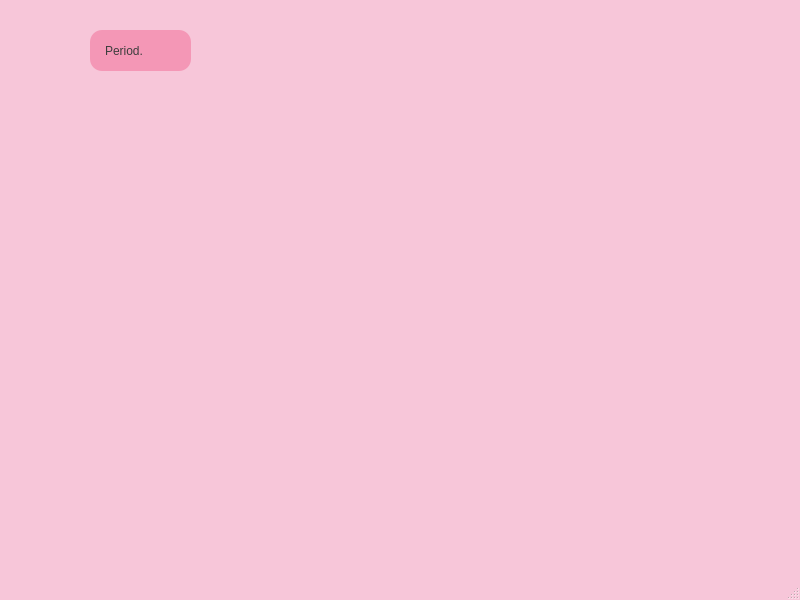
<?xml version="1.0" encoding="UTF-8"?>
<ui version="4.0">
 <class>Dashboard</class>
 <widget class="QMainWindow" name="Dashboard">
  <property name="geometry">
   <rect>
    <x>0</x>
    <y>0</y>
    <width>800</width>
    <height>600</height>
   </rect>
  </property>
  <property name="palette">
   <palette>
    <active>
     <colorrole role="Window">
      <brush brushstyle="SolidPattern">
       <color alpha="255">
        <red>247</red>
        <green>198</green>
        <blue>217</blue>
       </color>
      </brush>
     </colorrole>
    </active>
    <inactive>
     <colorrole role="Window">
      <brush brushstyle="SolidPattern">
       <color alpha="255">
        <red>247</red>
        <green>198</green>
        <blue>217</blue>
       </color>
      </brush>
     </colorrole>
    </inactive>
    <disabled>
     <colorrole role="Base">
      <brush brushstyle="SolidPattern">
       <color alpha="255">
        <red>247</red>
        <green>198</green>
        <blue>217</blue>
       </color>
      </brush>
     </colorrole>
     <colorrole role="Window">
      <brush brushstyle="SolidPattern">
       <color alpha="255">
        <red>247</red>
        <green>198</green>
        <blue>217</blue>
       </color>
      </brush>
     </colorrole>
    </disabled>
   </palette>
  </property>
  <property name="windowTitle">
   <string>MainWindow</string>
  </property>
  <widget class="QWidget" name="centralwidget">
   <widget class="QLabel" name="label">
    <property name="geometry">
     <rect>
      <x>90</x>
      <y>30</y>
      <width>101</width>
      <height>41</height>
     </rect>
    </property>
    <property name="palette">
     <palette>
      <active>
       <colorrole role="WindowText">
        <brush brushstyle="SolidPattern">
         <color alpha="255">
          <red>61</red>
          <green>61</green>
          <blue>61</blue>
         </color>
        </brush>
       </colorrole>
       <colorrole role="Button">
        <brush brushstyle="SolidPattern">
         <color alpha="255">
          <red>244</red>
          <green>151</green>
          <blue>182</blue>
         </color>
        </brush>
       </colorrole>
       <colorrole role="Text">
        <brush brushstyle="SolidPattern">
         <color alpha="255">
          <red>61</red>
          <green>61</green>
          <blue>61</blue>
         </color>
        </brush>
       </colorrole>
       <colorrole role="ButtonText">
        <brush brushstyle="SolidPattern">
         <color alpha="255">
          <red>61</red>
          <green>61</green>
          <blue>61</blue>
         </color>
        </brush>
       </colorrole>
       <colorrole role="Base">
        <brush brushstyle="SolidPattern">
         <color alpha="255">
          <red>244</red>
          <green>151</green>
          <blue>182</blue>
         </color>
        </brush>
       </colorrole>
       <colorrole role="Window">
        <brush brushstyle="SolidPattern">
         <color alpha="255">
          <red>244</red>
          <green>151</green>
          <blue>182</blue>
         </color>
        </brush>
       </colorrole>
       <colorrole role="PlaceholderText">
        <brush brushstyle="SolidPattern">
         <color alpha="128">
          <red>61</red>
          <green>61</green>
          <blue>61</blue>
         </color>
        </brush>
       </colorrole>
      </active>
      <inactive>
       <colorrole role="WindowText">
        <brush brushstyle="SolidPattern">
         <color alpha="255">
          <red>61</red>
          <green>61</green>
          <blue>61</blue>
         </color>
        </brush>
       </colorrole>
       <colorrole role="Button">
        <brush brushstyle="SolidPattern">
         <color alpha="255">
          <red>244</red>
          <green>151</green>
          <blue>182</blue>
         </color>
        </brush>
       </colorrole>
       <colorrole role="Text">
        <brush brushstyle="SolidPattern">
         <color alpha="255">
          <red>61</red>
          <green>61</green>
          <blue>61</blue>
         </color>
        </brush>
       </colorrole>
       <colorrole role="ButtonText">
        <brush brushstyle="SolidPattern">
         <color alpha="255">
          <red>61</red>
          <green>61</green>
          <blue>61</blue>
         </color>
        </brush>
       </colorrole>
       <colorrole role="Base">
        <brush brushstyle="SolidPattern">
         <color alpha="255">
          <red>244</red>
          <green>151</green>
          <blue>182</blue>
         </color>
        </brush>
       </colorrole>
       <colorrole role="Window">
        <brush brushstyle="SolidPattern">
         <color alpha="255">
          <red>244</red>
          <green>151</green>
          <blue>182</blue>
         </color>
        </brush>
       </colorrole>
       <colorrole role="PlaceholderText">
        <brush brushstyle="SolidPattern">
         <color alpha="128">
          <red>61</red>
          <green>61</green>
          <blue>61</blue>
         </color>
        </brush>
       </colorrole>
      </inactive>
      <disabled>
       <colorrole role="WindowText">
        <brush brushstyle="SolidPattern">
         <color alpha="255">
          <red>61</red>
          <green>61</green>
          <blue>61</blue>
         </color>
        </brush>
       </colorrole>
       <colorrole role="Button">
        <brush brushstyle="SolidPattern">
         <color alpha="255">
          <red>244</red>
          <green>151</green>
          <blue>182</blue>
         </color>
        </brush>
       </colorrole>
       <colorrole role="Text">
        <brush brushstyle="SolidPattern">
         <color alpha="255">
          <red>61</red>
          <green>61</green>
          <blue>61</blue>
         </color>
        </brush>
       </colorrole>
       <colorrole role="ButtonText">
        <brush brushstyle="SolidPattern">
         <color alpha="255">
          <red>61</red>
          <green>61</green>
          <blue>61</blue>
         </color>
        </brush>
       </colorrole>
       <colorrole role="Base">
        <brush brushstyle="SolidPattern">
         <color alpha="255">
          <red>244</red>
          <green>151</green>
          <blue>182</blue>
         </color>
        </brush>
       </colorrole>
       <colorrole role="Window">
        <brush brushstyle="SolidPattern">
         <color alpha="255">
          <red>244</red>
          <green>151</green>
          <blue>182</blue>
         </color>
        </brush>
       </colorrole>
       <colorrole role="PlaceholderText">
        <brush brushstyle="SolidPattern">
         <color alpha="128">
          <red>61</red>
          <green>61</green>
          <blue>61</blue>
         </color>
        </brush>
       </colorrole>
      </disabled>
     </palette>
    </property>
    <property name="styleSheet">
     <string notr="true">QLabel
{
  	background-color: #F497B6;      
    color: #3D3D3D;                   
    font: bold 20px &quot;Arial&quot;;
    border-radius: 12px;
    padding: 12px 12px;

}
</string>
    </property>
    <property name="text">
     <string>Period.</string>
    </property>
   </widget>
  </widget>
  <widget class="QMenuBar" name="menubar">
   <property name="geometry">
    <rect>
     <x>0</x>
     <y>0</y>
     <width>800</width>
     <height>18</height>
    </rect>
   </property>
  </widget>
  <widget class="QStatusBar" name="statusbar"/>
 </widget>
 <resources/>
 <connections/>
</ui>
